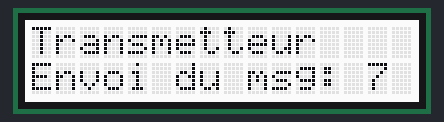
Simulated run of this program. Board: Arduino Uno, built with avr-gcc and run on an emulated ATmega328P. Shown: 16×2 character LCD. Random numbers use the default seed unless the program sets one; what the program prints to the serial monitor is not drawn.

Above: at 0.2 s.
At 4.2 s:
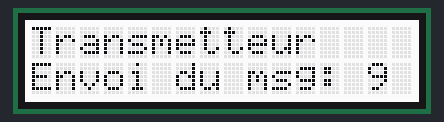
At 12.3 s:
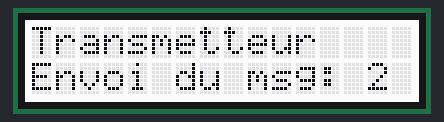
At 16.4 s:
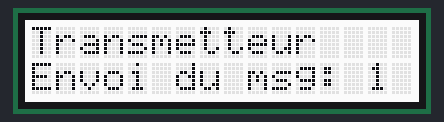
At 26.5 s:
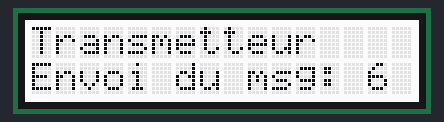
At 36.7 s:
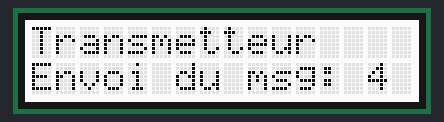

The program:

main.cpp
```cpp
/*
  Laboratoire 3: Réception/transmission d'une chaine de caractères
  Code du TRANSMETTEUR - sur le UNO
*/

#include <Arduino.h>
#include "rgb_lcd.h"
#include "Streaming.h"
#include <SoftwareSerial.h>

#define UART_RX             6
#define UART_TX             7

#define UART_VITESSE        9600
#define UNE_SECONDE         1000
#define LCD_DEUXIEME_LIGNE  1
#define LCD_NB_LIGNE        2
#define LCD_NB_COL          16

rgb_lcd lcd;
SoftwareSerial transmetteur(UART_RX, UART_TX); // RX, TX

const String messages[] = {
  "Haddock",
  "Tournesol",
  "Dupond et Dupont",
  "Tintin",
  "Milou",
  "Bachi-bouzouk",
  "Boit-sans-soif",
  "Brontosaure",
  "Calembredaine",
  "Cataplasme",
  "Clysopompe",
  "Cornemuse",
  "Cornichon",
  "Cyclotron"
};

//--------------------------------------------------------
void setup() {
  Serial.begin(UART_VITESSE); // Disponible pour les traces dans cet exemple!
  Serial << "Démarrage du transmetteur..." << endl;
  Serial << "Il y a " << sizeof(messages) / sizeof(messages[0]) << " messages disponibles." << endl;
  transmetteur.begin(UART_VITESSE);
  lcd.begin(LCD_NB_COL,LCD_NB_LIGNE);
  lcd.print("Transmetteur");
} // setup()

//--------------------------------------------------------
void loop() {
   // Envoyer un message aléatoire à toutes les secondes:
   byte unCode = random(sizeof(messages) / sizeof(messages[0]));
   transmetteur.print(messages[unCode]);
   Serial << "Envoi du message suivant: " << messages[unCode] << endl;
   lcd.setCursor(0, LCD_DEUXIEME_LIGNE);
   lcd << "Envoi du msg: " << unCode << " ";
   delay(UNE_SECONDE * 2);
} // loop()
```

Measured:
- what the display in image 1 shows lasts 2.0 s, from 4.2 s to 6.2 s
- what the display in image 3 shows lasts 4.1 s, from 16.3 s to 20.4 s
